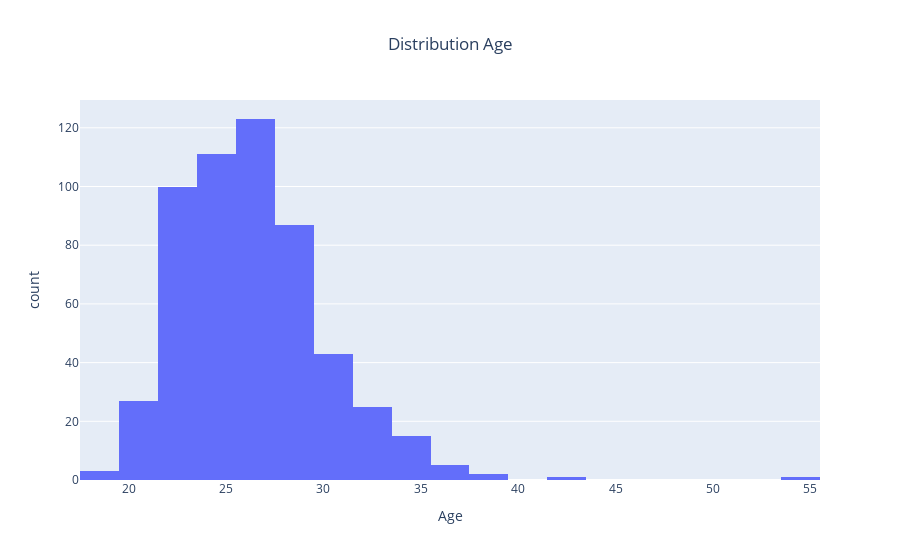

Source (notebook cell):
### Markdown cell above
We have a very wide age range.

### Code cell
fig2 = px.histogram(x=df_filtered['age'], nbins=20, title='Distribution Age',labels={'x': 'Age', 'y': 'Frequency'})
fig2.update_layout(title_x=0.5)
fig2.show()

### Figure 1 — Plotly figure (JSON) as saved in the notebook; plotly's stock layout.template omitted (floating-point values rounded to 4 significant figures; data arrays with more than 128 entries replaced by an {"elided": "..."} marker saying what was removed)
{"data": [{"alignmentgroup": "True", "bingroup": "x", "hovertemplate": "Age=%{x}<br>count=%{y}<extra></extra>", "legendgroup": "", "marker": {"color": "#636efa", "pattern": {"shape": ""}}, "name": "", "nbinsx": 20, "offsetgroup": "", "orientation": "v", "showlegend": false, "type": "histogram", "x": {"elided": "551 int values"}, "xaxis": "x", "yaxis": "y"}], "layout": {"barmode": "relative", "legend": {"tracegroupgap": 0}, "title": {"text": "Distribution Age", "x": 0.5}, "xaxis": {"anchor": "y", "domain": [0, 1], "title": {"text": "Age"}}, "yaxis": {"anchor": "x", "domain": [0, 1], "title": {"text": "count"}}}}
